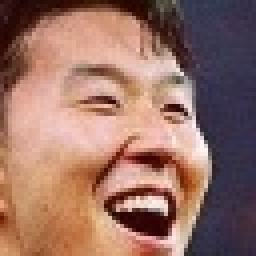
#> input picture cnn_project/face_image/00_005_001.jpg, 64 x 64 px (shown 4 times larger); its folder holds only this picture in this run
$ python 03.img_data_generator.py
#> lines starting #> are read from the running program, lines starting #| are printed output that depends on the picture
import os
import random
import pathlib
import shutil
import glob
import cv2
import numpy as np

def load_name_images(image_path_pattern):
    name_images = []
    # 지정한 경로에서 이미지 파일 취득
    image_paths = glob.glob(image_path_pattern)
    # 파일별로 읽기
    for image_path in image_paths:
        path = pathlib.Path(image_path)
        # 파일 경로
        fullpath = str(path.resolve())
        print(f"이미지 파일(절대 경로):{fullpath}")
        # 파일명
        filename = path.name
        print(f"이미지 파일(파일명):{filename}")
        # 이미지 읽기
        image = cv2.imread(fullpath)
        if image is None:
            print(f"이미지 파일[{fullpath}]을 읽을 수가 없습니다.")
            continue
        name_images.append((filename, image))
    return name_images

def scratch_image(image, use_flip=True, use_threshold=True, use_filter=True):
    # 어떤 증가규칙을 사용할 것인지 설정 (Flip or 밝기 or 화소 ...)
    methods = [use_flip, use_threshold, use_filter]
    # 흐린 필터 작성
    filter1 = np.ones((3, 3))
    # 오리지날 이미지를 배열로 저장
    images = [image] # 배열로 만들어서 저장

    # 증가 규칙을 위한 함수
    scratch = np.array([
        # Flip 처리
        lambda x: cv2.flip(x,1),
        # 밝기 처리
        # 람다식을 통해 랜덤으로 크기등을 다르게 할것
        lambda x: cv2.threshold(x, 100, 255, cv2.THRESH_TOZERO)[1],
        # 블러 처리
        lambda x: cv2.GaussianBlur(x, (5, 5), 0),
    ])

    # 이미지 증가
    created_images = lambda f, img : np.r_[img, [f(i) for i in img]]
    for func in scratch[methods]:
        images = created_images(func, images)

    return images

def delete_dir(dir_path, is_delete_top_dir=True):
    for root, dirs, files in os.walk(dir_path, topdown=False):
        for name in files:
            os.remove(os.path.join(root, name))
        for name in dirs:
            os.rmdir(os.path.join(root, name))
    if is_delete_top_dir:
        os.rmdir(dir_path)

RETURN_SUCCESS = 0
RETURN_FAILURE = -1
# Test Image Directory
TEST_IMAGE_PATH = "./test_image"
# Face Image Directory
IMAGE_PATH_PATTERN = "./face_image/*"
# Output Directory
OUTPUT_IMAGE_DIR = "./face_scratch_image"

def main():
    print("===================================================================")
    print("이미지 증가를 위한 OpenCV 이용")
    print("지정한 이미지 파일의 수를 증가 (Flip, 임계값 등의 작업으로 8배 증가)")
    print("===================================================================")

    # 디렉토리 작성
    if not os.path.isdir(OUTPUT_IMAGE_DIR):
        os.mkdir(OUTPUT_IMAGE_DIR)
    # 디렉토리 내 파일 제거
    delete_dir(OUTPUT_IMAGE_DIR, False)

    # 디렉토리 작성
    if not os.path.isdir(TEST_IMAGE_PATH):
        os.mkdir(TEST_IMAGE_PATH)
    # 디렉토리 내 파일 제거
    delete_dir(TEST_IMAGE_PATH, False)

    # 대상 이미지에 20% 정보를 테스트용 파일로 구분
    image_files = glob.glob(IMAGE_PATH_PATTERN)
    random.shuffle(image_files)
    for i in range(len(image_files) // 5):
        shutil.move(str(image_files[i]), TEST_IMAGE_PATH)


    # 대상 이미지 읽기
    name_images = load_name_images(IMAGE_PATH_PATTERN)
#> in load_name_images, image is the input picture: shape (64, 64, 3); mean B, G, R 101.5, 112.6, 151.7
#> name_images = 1 item

    # 대상 이미지 별로 증가 작업
    for name_image in name_images:
        filename, extension = os.path.splitext(name_image[0])
        image = name_image[1]
        # 이미지 수 증가 함수 호출
        scratch_face_image = scratch_image(image)
        #대상 이미지 저장
        for (idx, image) in enumerate(scratch_face_image):
            output_path = os.path.join(OUTPUT_IMAGE_DIR, f"{filename}_{str(idx)}{extension}")
            print(f"출력 파일(절대 경로):{output_path}")
            cv2.imwrite(output_path, image)
#> this loop made 1 pass
#> (methods in scratch_image, filter1 in scratch_image) on pass 1: ([True, True, True], [[1, 1, 1], [1, 1, 1], [1, 1, 1]])
#| 출력 파일(절대 경로):./face_scratch_image/00_005_001_0.jpg
#| 출력 파일(절대 경로):./face_scratch_image/00_005_001_1.jpg
#| 출력 파일(절대 경로):./face_scratch_image/00_005_001_2.jpg
#| 출력 파일(절대 경로):./face_scratch_image/00_005_001_3.jpg
#| 출력 파일(절대 경로):./face_scratch_image/00_005_001_4.jpg
#| 출력 파일(절대 경로):./face_scratch_image/00_005_001_5.jpg
#| 출력 파일(절대 경로):./face_scratch_image/00_005_001_6.jpg
#| 출력 파일(절대 경로):./face_scratch_image/00_005_001_7.jpg
#> pass 1, in main, `cv2.imwrite(output_path, image)`:
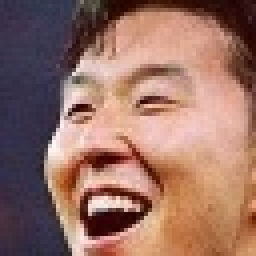
#> saved as 00_005_001_1.jpg: shape (64, 64, 3) (shown 4 times larger); mean B, G, R 101.5, 112.6, 151.7
#> pass 1, in main, `cv2.imwrite(output_path, image)`:
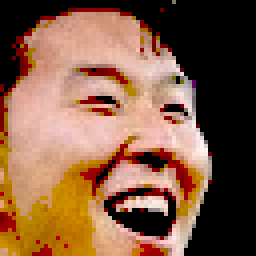
#> saved as 00_005_001_2.jpg: shape (64, 64, 3) (shown 4 times larger); mean B, G, R 68.8, 92.6, 131.3
#> pass 1, in main, `cv2.imwrite(output_path, image)`:
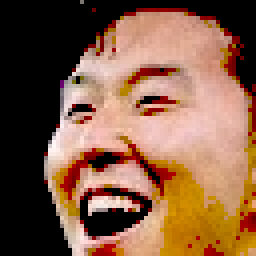
#> saved as 00_005_001_3.jpg: shape (64, 64, 3) (shown 4 times larger); mean B, G, R 68.8, 92.6, 131.3
#> pass 1, in main, `cv2.imwrite(output_path, image)`:
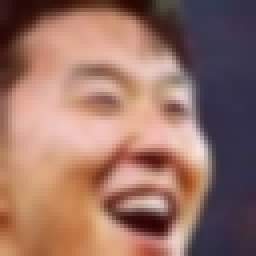
#> saved as 00_005_001_4.jpg: shape (64, 64, 3) (shown 4 times larger); mean B, G, R 101.5, 112.6, 151.8
#> after the loop:
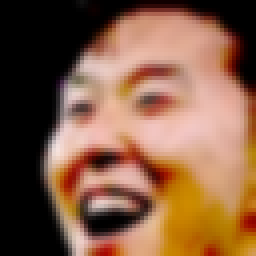
#> image: shape (64, 64, 3) (shown 4 times larger); mean B, G, R 68.7, 92.7, 131.4

    return RETURN_SUCCESS

if __name__ == "__main__":
    main()

$ run again, on cnn_project/face_image/00_037_001.jpg
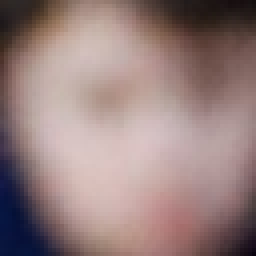
#> input picture cnn_project/face_image/00_037_001.jpg, 64 x 64 px (shown 4 times larger)
#> in load_name_images, image is the input picture: shape (64, 64, 3); mean B, G, R 125.9, 127.6, 151.2
#> name_images = 1 item
#> the loop in main, `for name_image in name_images:` made 1 pass
#> (methods in scratch_image, filter1 in scratch_image) on pass 1: ([True, True, True], [[1, 1, 1], [1, 1, 1], [1, 1, 1]])
#> (printed output is left out)
#> pass 1, in main, `cv2.imwrite(output_path, image)`:
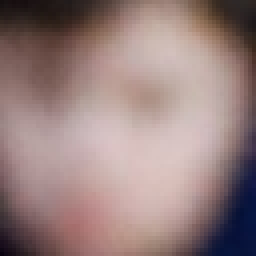
#> saved as 00_037_001_1.jpg: shape (64, 64, 3) (shown 4 times larger); mean B, G, R 125.9, 127.6, 151.2
#> after the loop in main, `for name_image in name_images:`:
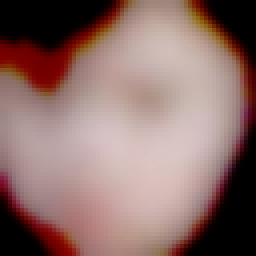
#> image: shape (64, 64, 3) (shown 4 times larger); mean B, G, R 106.4, 110.7, 141

$ run again, on cnn_project/face_image/00_040_001.jpg
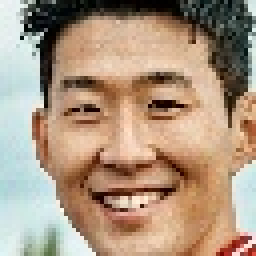
#> input picture cnn_project/face_image/00_040_001.jpg, 64 x 64 px (shown 4 times larger)
#> in load_name_images, image is the input picture: shape (64, 64, 3); mean B, G, R 127.6, 149.3, 172.4
#> name_images = 1 item
#> the loop in main, `for name_image in name_images:` made 1 pass
#> (methods in scratch_image, filter1 in scratch_image) on pass 1: ([True, True, True], [[1, 1, 1], [1, 1, 1], [1, 1, 1]])
#> (printed output is left out)
#> pass 1, in main, `cv2.imwrite(output_path, image)`:
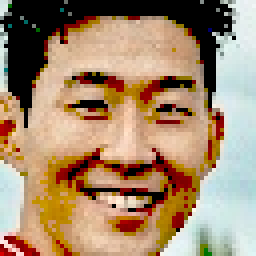
#> saved as 00_040_001_3.jpg: shape (64, 64, 3) (shown 4 times larger); mean B, G, R 109.5, 137.9, 165.3
#> after the loop in main, `for name_image in name_images:`:
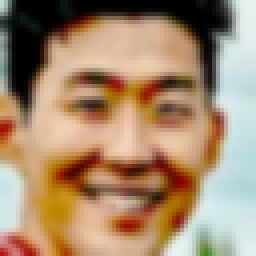
#> image: shape (64, 64, 3) (shown 4 times larger); mean B, G, R 109.4, 137.7, 165.2

$ run again, on cnn_project/face_image/00_041_001.jpg
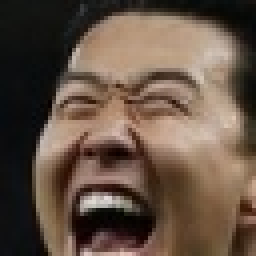
#> input picture cnn_project/face_image/00_041_001.jpg, 64 x 64 px (shown 4 times larger)
#> in load_name_images, image is the input picture: shape (64, 64, 3); mean B, G, R 68.6, 82.2, 100.3
#> name_images = 1 item
#> the loop in main, `for name_image in name_images:` made 1 pass
#> (methods in scratch_image, filter1 in scratch_image) on pass 1: ([True, True, True], [[1, 1, 1], [1, 1, 1], [1, 1, 1]])
#> (printed output is left out)
#> pass 1, in main, `cv2.imwrite(output_path, image)`:
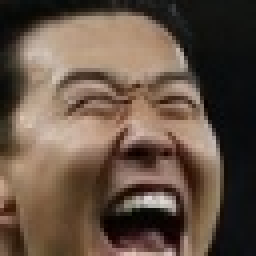
#> saved as 00_041_001_1.jpg: shape (64, 64, 3) (shown 4 times larger); mean B, G, R 68.6, 82.2, 100.3
#> after the loop in main, `for name_image in name_images:`:
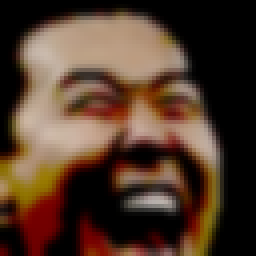
#> image: shape (64, 64, 3) (shown 4 times larger); mean B, G, R 42.4, 57.8, 81.5
